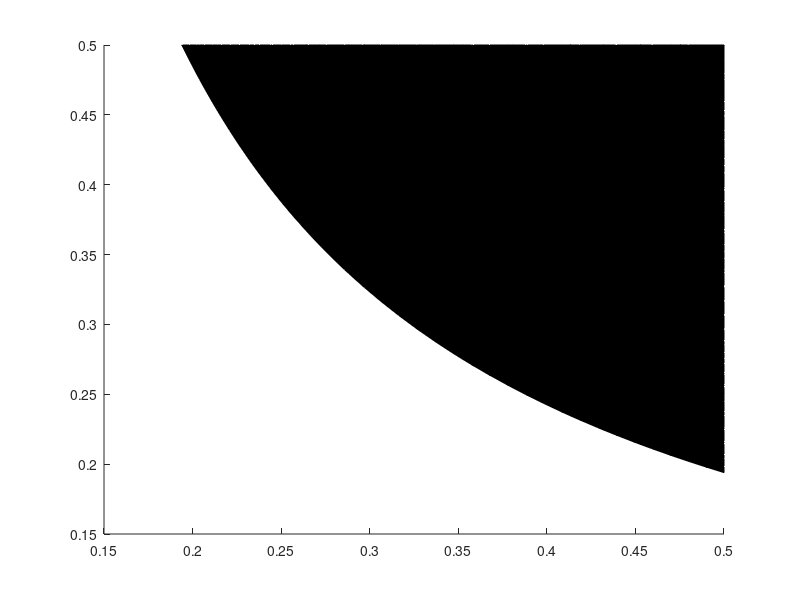

MATLAB code for this plot: (Note: this script raises an error after producing the figure.)
clear all
close all
a = linspace(0,0.5,50);
b = linspace(0,0.5,50);
c = linspace(0,0.33,50);
[A,B,C] = meshgrid(a,b,c);
% Constraints
C1 = A.*B.*C - 0.032;
C2 = 0.5 - A;
C3 = 0.5 - B;
C4 = 3*A - B;
C5 = 2*B - 3*C;
C6 = 1.5 - 2*(A + B);

%Isosurfaces
p1 = patch(isosurface(a,b,c,C1,0));
p1.FaceColor = 'red';
p1.EdgeColor = 'none';

p2 = patch(isosurface(a,b,c,C2,0));
p2.FaceColor = 'g';
p2.EdgeColor = 'none';

p3 = patch(isosurface(a,b,c,C3,0));
p3.FaceColor = 'blue';
p3.EdgeColor = 'none';

p4 = patch(isosurface(a,b,c,C4,0));
p4.FaceColor = 'y';
p4.EdgeColor = 'none';

p5 = patch(isosurface(a,b,c,C5,0));
p5.FaceColor = 'm';
p5.EdgeColor = 'none';

p6 = patch(isosurface(a,b,c,C6,0));
p6.FaceColor = 'w';
p6.EdgeColor = 'none';

%Objective function
OF = 3*(A.*B + B.*C + A.*C);
p = patch(isosurface(a,b,c,OF,0));
p.FaceColor = 'red';
p.EdgeColor = 'none';
daspect([1 1 1])

view(3); 
axis tight
camlight 
lighting gouraud